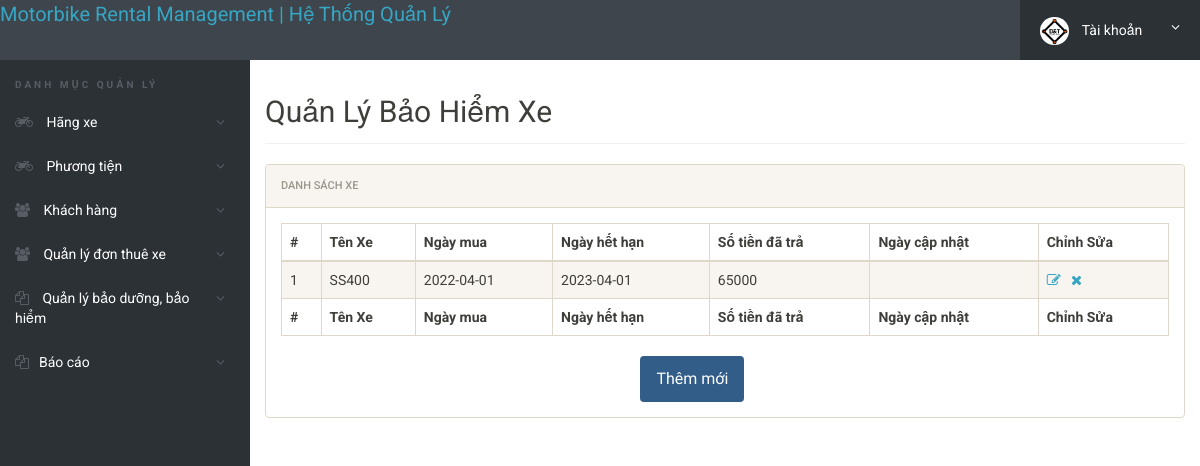
The page /admin/login/manage-insurance.php (signed in) on the database its author committed.
### tables this page shows
CREATE TABLE IF NOT EXISTS `baohiem` (
  `id` int(30) NOT NULL PRIMARY KEY,
  `idxe` int(30) NOT NULL,
  `NgayMua` date NOT NULL,
  `NgayHet` date NOT NULL,
  `SoTien` int NOT NULL,
  `NgayNhap` datetime NOT NULL DEFAULT current_timestamp(),
  `NgayCapNhat` datetime DEFAULT NULL ON UPDATE current_timestamp()
);

### admin/login/manage-insurance.php (the view, shortened to what this page needs)
<?php
include('includes/config.php');
if(strlen($_SESSION['alogin'])==0)
	{
header('location:index.php');
}
else{
 ?>
<!doctype html>
<html lang="en" class="no-js">
<head>
	<link rel="stylesheet" href="css/font-awesome.min.css">
	<link rel="stylesheet" href="css/bootstrap.min.css">
	<link rel="stylesheet" href="css/dataTables.bootstrap.min.css">
	<link rel="stylesheet" href="css/bootstrap-social.css">
	<link rel="stylesheet" href="css/bootstrap-select.css">
	<link rel="stylesheet" href="css/fileinput.min.css">
	<link rel="stylesheet" href="css/awesome-bootstrap-checkbox.css">
	<link rel="stylesheet" href="css/style.css">
</head>
<body>
	<?php include('includes/header.php');?>
	<div class="ts-main-content">
		<?php include('includes/leftbar.php');?>
		<div class="content-wrapper">
			<div class="container-fluid">
				<div class="row">
					<div class="col-md-12">
						<h2 class="page-title">Quản Lý Bảo Hiểm Xe</h2>
						<div class="panel panel-default">
							<div class="panel-heading">Danh sách xe</div>
							<div class="panel-body">
								<table id="zctb" class="display table table-striped table-bordered table-hover" cellspacing="0" width="100%">
									<thead>
										<tr>
										<th>#</th>
											<th>Tên Xe</th>
											<th>Ngày mua</th>
                                            <th>Ngày hết hạn</th>
											<th>Số tiền đã trả</th>
                                            <th>Ngày cập nhật</th>
                                            <th>Chỉnh Sửa</th>
										</tr>
									</thead>
									<tfoot>
										<tr>
										<th>#</th>
										<th>Tên Xe</th>
											<th>Ngày mua</th>
                                            <th>Ngày hết hạn</th>
											<th>Số tiền đã trả</th>
                                            <th>Ngày cập nhật</th>
                                            <th>Chỉnh Sửa</th>
										</tr>
									</tfoot>
									<tbody>
<?php $sql = "SELECT thongtinxe.TenXe,thongtinxe.id, baohiem.*
    from baohiem
    join thongtinxe on baohiem.idxe=thongtinxe.id";
$query = $dbh -> prepare($sql);
$query->execute();
$results=$query->fetchAll(PDO::FETCH_OBJ);
$cnt=1;
if($query->rowCount() > 0)
{
foreach($results as $result)
{				?>
										<tr>
											<td><?php echo htmlentities($cnt);?></td>
											<td><?php echo htmlentities($result->TenXe);?></td>
											<td><?php echo htmlentities($result->NgayMua);?></td>
											<td><?php echo htmlentities($result->NgayHet);?></td>
                                            <td><?php echo htmlentities($result->SoTien);?></td>
											<td><?php echo htmlentities($result->NgayCapNhat);?></td>
		<td><a href="edit-insurance.php?id=<?php echo $result->id;?>"><i class="fa fa-edit"></i></a>&nbsp;&nbsp;
<a href="manage-insurance.php?del=<?php echo $result->id;?>" onclick="return confirm('Bạn có muốn xóa hồ sơ xe');"><i class="fa fa-close"></i></a></td>
										</tr>
										<?php $cnt=$cnt+1; }} ?>
									</tbody>
								</table>
                                <div class="col-sm-8 col-sm-offset-2" align="center" style="margin-left:13%;margin-right:auto;display:block;margin-top:0%;margin-bottom:auto;">
													<a href="add-insurance.php" class="btn btn-primary" name="submit" type="button" id="submit"style="font-size: medium;">Thêm mới</a>
												</div>
							</div>
						</div>
					</div>
				</div>
			</div>
		</div>
	</div>
</body>
</html>
<?php } ?>

### admin/login/css/style.css (style rules this page uses)
html { font-size: 14px; }
@media only screen and (min-width: 480px) { html { font-size: 17px; } }
@media only screen and (min-width: 768px) { html { font-size: 14px; } }
body { font-size: 1em; }
a { color: #37a6c4; }
.btn { font-family: 'Oswald', sans-serif; }
.panel { overflow: hidden; }
.btn { text-transform: none; }
.page-title { padding-bottom: 15px; margin-bottom: 20px; border-bottom: 1px solid #f0f0f0; }
.ts-main-content .content-wrapper { padding-top: 15px; margin-top: 60px; }
@media only screen and (min-width: 992px) { .ts-main-content .content-wrapper { margin-left: 250px; } }

### rows shown on the page
baohiem: thongtinxe.TenXe "SS400", NgayMua "2022-04-01", NgayHet "2023-04-01", SoTien "65000"
